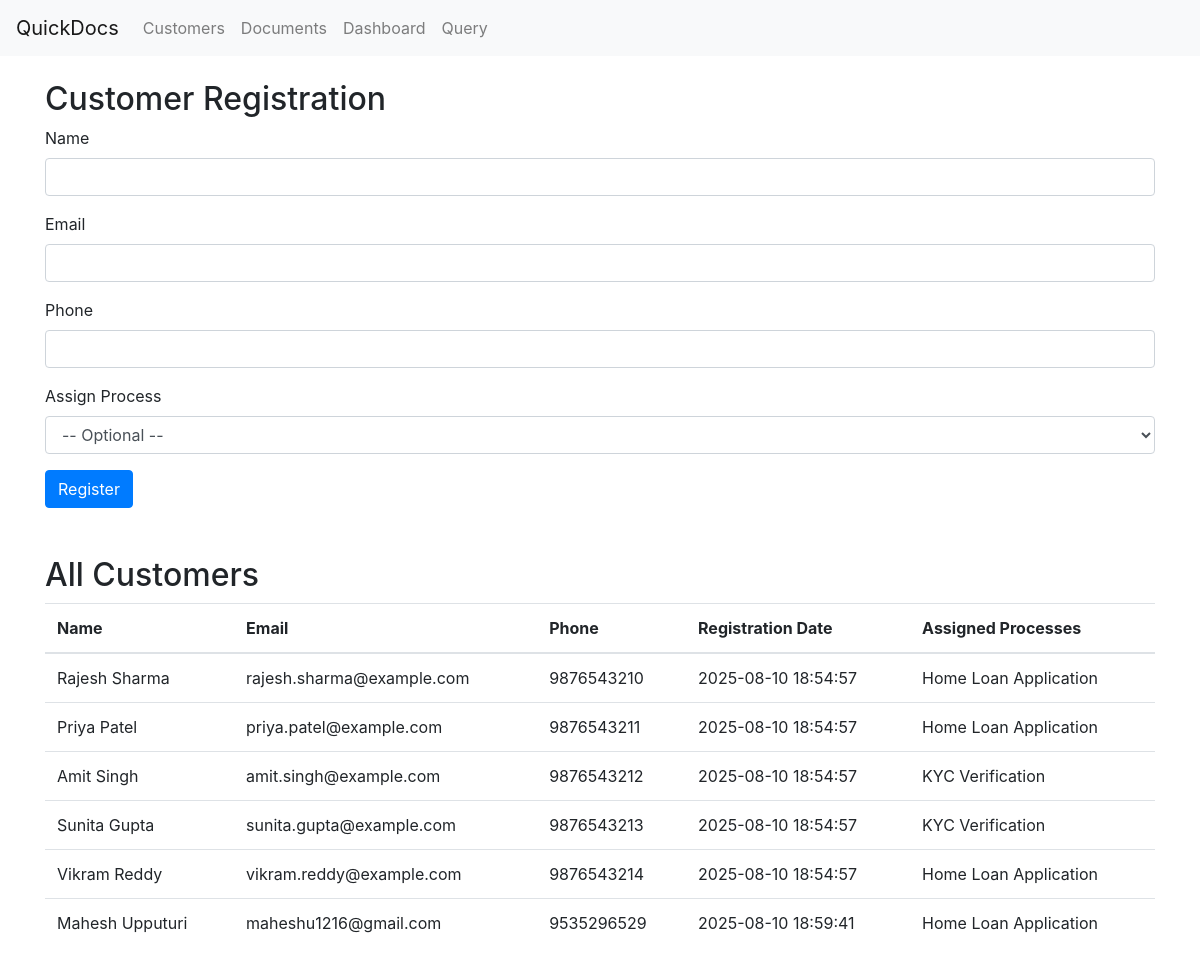
Page /customers on the committed database.
### tables this page shows
CREATE TABLE customers (
    id INTEGER PRIMARY KEY AUTOINCREMENT,
    name TEXT NOT NULL,
    email TEXT UNIQUE NOT NULL,
    phone TEXT,
    registration_date TIMESTAMP DEFAULT CURRENT_TIMESTAMP
);

### quickdocs-assessment/app.py (the view, shortened to what this page needs)
@app.route('/customers', methods=['GET', 'POST'])
def customers():
    db = get_db()
    customers = db.execute('''
        SELECT c.id, c.name, c.email, c.phone, c.registration_date,
               GROUP_CONCAT(p.name, ', ') as processes
        FROM customers c
        LEFT JOIN process_assignments pa ON c.id = pa.customer_id
        LEFT JOIN processes p ON pa.process_id = p.id
        GROUP BY c.id
    ''').fetchall()
    processes = db.execute('SELECT id, name FROM processes WHERE status = "active"').fetchall()
    return render_template('customers.html', customers=customers, processes=processes)

### quickdocs-assessment/app.py (called while the page is built)
def get_db():
    conn = sqlite3.connect(DATABASE)
    conn.row_factory = sqlite3.Row
    return conn

### quickdocs-assessment/templates/customers.html (shortened to what this page needs)
{% extends 'base.html' %}
{% block content %}
  <h2>Customer Registration</h2>
  <form method="post">
    <div class="form-group">
      <label>Name</label>
      <input type="text" name="name" class="form-control" required>
    </div>
    <div class="form-group">
      <label>Email</label>
      <input type="email" name="email" class="form-control" required>
    </div>
    <div class="form-group">
      <label>Phone</label>
      <input type="text" name="phone" class="form-control">
    </div>
    <div class="form-group">
      <label>Assign Process</label>
      <select name="process_id" class="form-control">
        <option value="">-- Optional --</option>
      </select>
    </div>
    <button type="submit" class="btn btn-primary">Register</button>
  </form>
  <h2 class="mt-5">All Customers</h2>
  <table class="table">
    <thead>
      <tr>
        <th>Name</th>
        <th>Email</th>
        <th>Phone</th>
        <th>Registration Date</th>
        <th>Assigned Processes</th>
      </tr>
    </thead>
    <tbody>
      {% for customer in customers %}
        <tr>
          <td>{{ customer.name }}</td>
          <td>{{ customer.email }}</td>
          <td>{{ customer.phone }}</td>
          <td>{{ customer.registration_date }}</td>
          <td>{{ customer.processes or 'None' }}</td>
        </tr>
      {% endfor %}
    </tbody>
  </table>
{% endblock %}

### quickdocs-assessment/templates/base.html (shortened to what this page needs)
<!doctype html>
<html lang="en">
  <head>
    <link rel="stylesheet" href="https://stackpath.bootstrapcdn.com/bootstrap/4.5.2/css/bootstrap.min.css">
  </head>
  <body>
    <nav class="navbar navbar-expand-lg navbar-light bg-light">
      <a class="navbar-brand" href="{{ url_for('index') }}">QuickDocs</a>
      <div class="collapse navbar-collapse">
        <ul class="navbar-nav mr-auto">
          <li class="nav-item"><a class="nav-link" href="{{ url_for('customers') }}">Customers</a></li>
          <li class="nav-item"><a class="nav-link" href="{{ url_for('documents') }}">Documents</a></li>
          <li class="nav-item"><a class="nav-link" href="{{ url_for('dashboard') }}">Dashboard</a></li>
          <li class="nav-item"><a class="nav-link" href="{{ url_for('query') }}">Query</a></li>
        </ul>
      </div>
    </nav>
    <div class="container mt-4">
      {% block content %}{% endblock %}
    </div>
  </body>
</html>

### rows in the picture
customers: name "Rajesh Sharma", email "rajesh.sharma@example.com", phone "9876543210", registration_date "2025-08-10 18:54:57", processes "Home Loan Application"
customers: name "Priya Patel", email "priya.patel@example.com", phone "9876543211", registration_date "2025-08-10 18:54:57", processes "Home Loan Application"
customers: name "Amit Singh", email "amit.singh@example.com", phone "9876543212", registration_date "2025-08-10 18:54:57", processes "KYC Verification"
customers: name "Sunita Gupta", email "sunita.gupta@example.com", phone "9876543213", registration_date "2025-08-10 18:54:57", processes "KYC Verification"
customers: name "Vikram Reddy", email "vikram.reddy@example.com", phone "9876543214", registration_date "2025-08-10 18:54:57", processes "Home Loan Application"
customers: name "Mahesh Upputuri", email "maheshu1216@gmail.com", phone "9535296529", registration_date "2025-08-10 18:59:41", processes "Home Loan Application"
